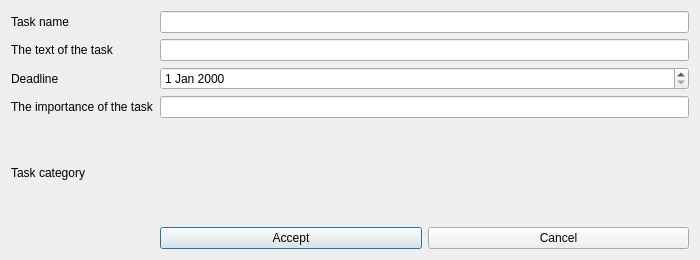
<?xml version="1.0" encoding="UTF-8"?>
<ui version="4.0">
 <class>AddTaskWindowClass</class>
 <widget class="QDialog" name="AddTaskWindowClass">
  <property name="geometry">
   <rect>
    <x>0</x>
    <y>0</y>
    <width>700</width>
    <height>260</height>
   </rect>
  </property>
  <property name="windowTitle">
   <string>Add Task</string>
  </property>
  <property name="modal">
   <bool>false</bool>
  </property>
  <layout class="QGridLayout" name="gridLayout" rowstretch="0,0,0,0,0,0,0,0">
   <item row="6" column="2">
    <widget class="QLabel" name="qlCurrentCategory">
     <property name="text">
      <string/>
     </property>
    </widget>
   </item>
   <item row="3" column="0">
    <widget class="QLabel" name="qlPeriod">
     <property name="text">
      <string>Deadline</string>
     </property>
    </widget>
   </item>
   <item row="1" column="2">
    <widget class="QLineEdit" name="qleTextTask"/>
   </item>
   <item row="5" column="0" colspan="2">
    <widget class="QLabel" name="qlImportant">
     <property name="text">
      <string>The importance of the task</string>
     </property>
    </widget>
   </item>
   <item row="0" column="2">
    <widget class="QLineEdit" name="qleNameTask"/>
   </item>
   <item row="0" column="0">
    <widget class="QLabel" name="qlNameTask">
     <property name="text">
      <string>Task name</string>
     </property>
    </widget>
   </item>
   <item row="1" column="0">
    <widget class="QLabel" name="qlTextTask">
     <property name="text">
      <string>The text of the task</string>
     </property>
    </widget>
   </item>
   <item row="7" column="2">
    <layout class="QHBoxLayout" name="qhblButtons">
     <item>
      <widget class="QPushButton" name="pbAccept">
       <property name="text">
        <string>Accept</string>
       </property>
      </widget>
     </item>
     <item>
      <widget class="QPushButton" name="pbReject">
       <property name="text">
        <string>Cancel</string>
       </property>
      </widget>
     </item>
    </layout>
   </item>
   <item row="6" column="0">
    <widget class="QLabel" name="qlCategory">
     <property name="text">
      <string>Task category</string>
     </property>
    </widget>
   </item>
   <item row="5" column="2">
    <widget class="QLineEdit" name="qleImportant"/>
   </item>
   <item row="3" column="2">
    <widget class="QDateEdit" name="qdePeriodEnd"/>
   </item>
  </layout>
 </widget>
 <layoutdefault spacing="6" margin="11"/>
 <resources/>
 <connections/>
</ui>
